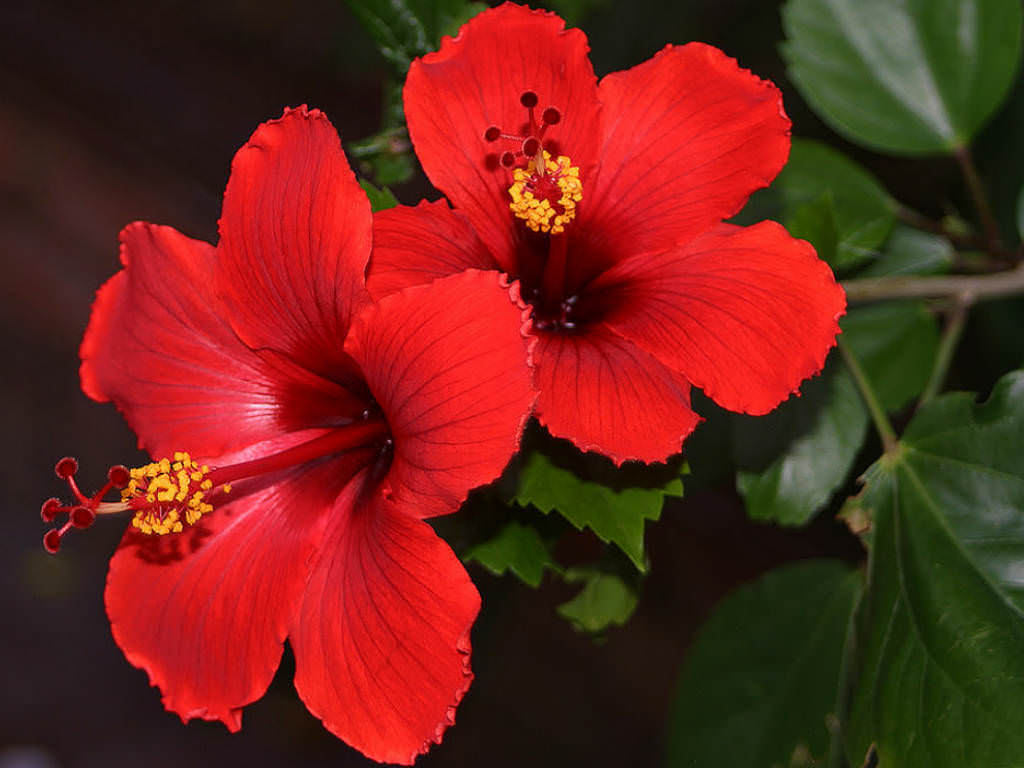
#> input picture color detection/sample-2.jpg, 1024 x 768 px, given in place of the camera
$ python processing.py
#> lines starting #> are read from the running program, lines starting #| are printed output that depends on the picture; after the words box and inside, x2 and y2 are one past the last pixel; in counts of white or black regions, pixels touching at a corner belong together
import cv2
import numpy as np

cap = cv2.VideoCapture(0)

while True:

    ret, frame = cap.read()
#> frame is the input picture: shape (768, 1024, 3); mean B, G, R 26, 35.9, 110.2
    if not ret:
        break

    #resize for better performance
    frame = cv2.resize(frame,(640,480))
#> frame: shape (480, 640, 3)

    #1. Grayscale
    gray = cv2.cvtColor(frame, cv2.COLOR_BGR2GRAY)
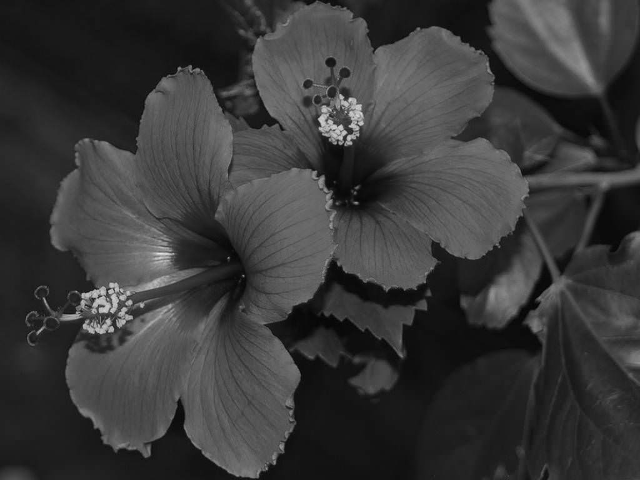
#> gray: shape (480, 640); min 2, max 229, mean 56.9

    # 2. Blur (removes noise)
    blur = cv2.GaussianBlur(gray, (5, 5), 0)

    # 3. Canny Edge Detection
    edges = cv2.Canny(blur, 50, 150)
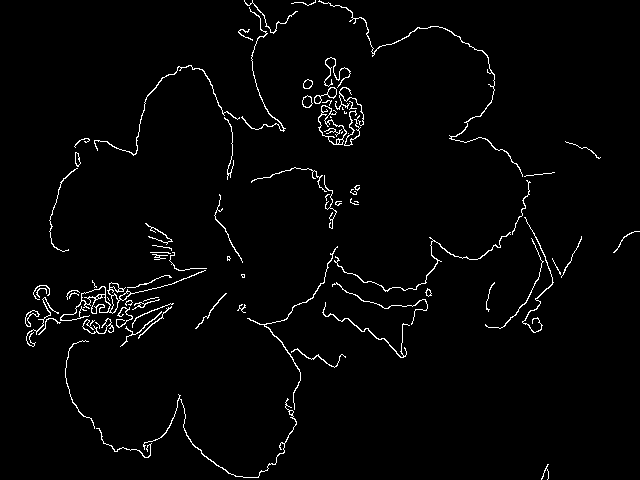
#> edges: shape (480, 640); 2.3% white in thin lines or dots

    cv2.imshow("Original Frame",frame)
    cv2.imshow("Grayscale Frame",gray)
    cv2.imshow("Gaussian Blur",blur)
    cv2.imshow("Canny Edge Detection",edges)


    if cv2.waitKey(1) == ord('q'):
#> (key q is pressed here)
        break

cap.release()
cv2.destroyAllWindows()
